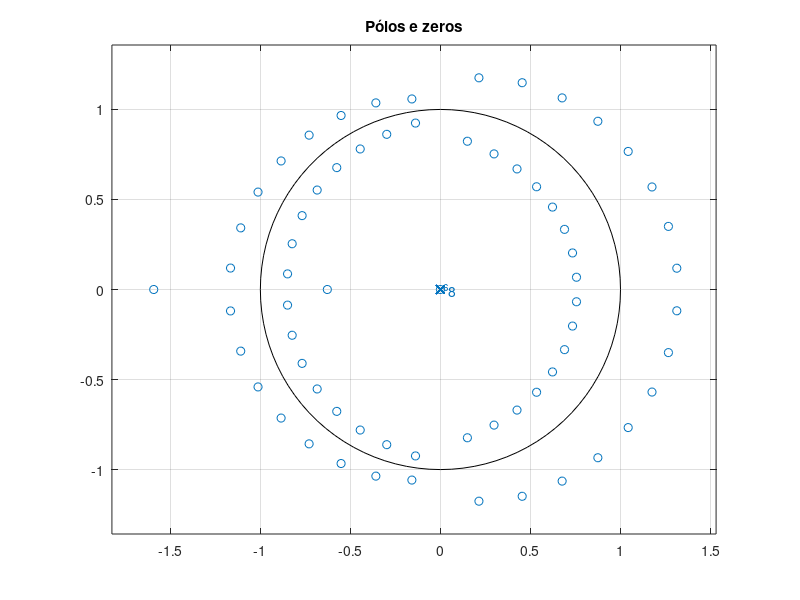
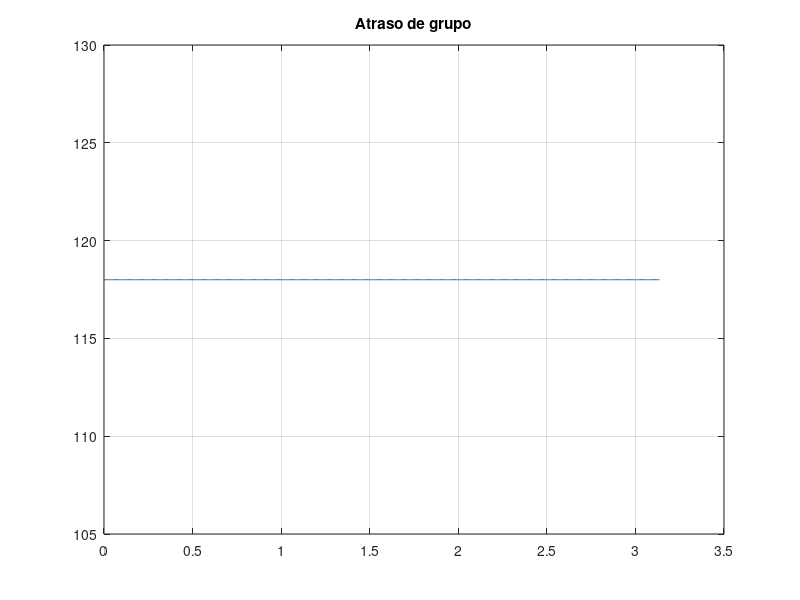
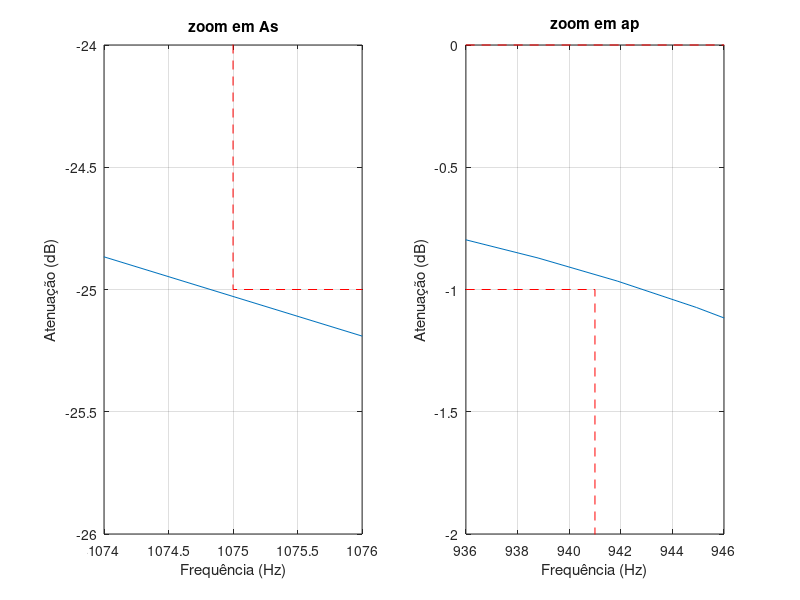
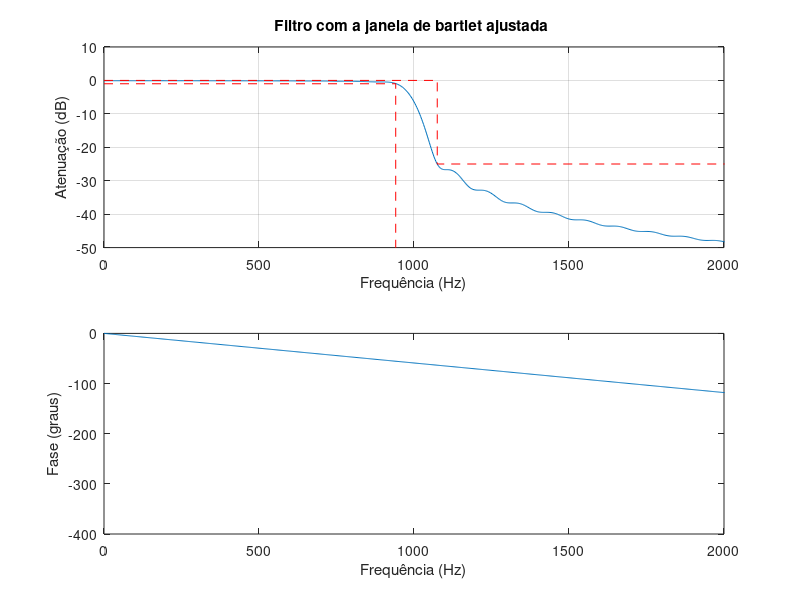

Source code (MATLAB) for these figures, in order:
clear all;
close all;
clc;

%% f1 = 941 Hz; f2 = 1075 Hz,As = 25 dB  // Bartlett     As = 27.48
%PASSO 1 - Escolher o tipo de janela de acordo com a atenuação do lóbulo lateral Asl e As.
%PASSO 2 - Estimar a ordem N1 do filtro considerando os parâmetros Dw
%PASSO 3 - Calcule os coeficientes clp do filtro LP , calcule os valores da janela w e obtenha a resposta ao impulso do filtro h = clp * w.
%PASSO 4 - Verifique o valor real de Dwr = wAs-wAp, e faça a correção da ordem do filtro em função do desvio constatado. N2 = N*Dwr/Dw.
%PASSO 5 - Corrija o valor de projeto dos coeficientes Clp do filtro ideal, a janela e a resposta ao impulso. Repita o PASSO 3 até 5, até obter um filtro que atenda as especificações de Dw.
%PASSO 6 - Desloque a frequência de corte wc de modo a obter o valor correto de wp. wc2 = wp + (wp-wAp).

% ESPECIFICAÇÕES
fp = 941;
fs = 1075;
fa = 4000;

wp = fp/(fa/2);
ws = fs/(fa/2);
wc = ((wp+ws)/2)*pi;

Gp = 0;
Ap = 1;
As = 25;
Amax = 10;
Amin = -As-30;

%%
%PASSO 1 - Escolher o tipo de janela de acordo com a atenuação do lóbulo lateral Asl e As.
%foi escolhida a janela de Bartlett, com As = 27,48

%%
%PASSO 2 - Estimar a ordem N1 do filtro considerando os parâmetros Dw

fcuts = [fp fs];
mags = [1 0];
devs = [0.05 0.01];

[N,Wn,beta,ftype] = kaiserord(fcuts,mags,devs,fa);

%ordem N = 67
%%
%PASSO 3 - Calcule os coeficientes clp do filtro LP , calcule os valores da janela w e obtenha a resposta ao impulso do filtro h = clp * w.

if (mod(N,2)==1) %ímpar
    L = N+2;
    M = (N+1)/2;
else %par
    L = N+1;
    M = N/2;
end

n = -M:M;

%calculo janela
w = bartlett(L);

%coeficiente clp
Clp = sin(wc.*n)./(pi.*n);%LP
Clp (M+1) = wc./pi;

Ajuste = 1;
%Ajuste = (10^(-4.3/20));
H0 = (10^(-Gp/20)*Ajuste);
w = w';

%resposta ao impulso
b = Clp.*w.*H0;

%%
%plots ate o momento
% 
% [h,W]=freqz(b',1,2048);
% figure(1);
% plot((W/pi),20*log10(abs(h)),'DisplayName','Filtro Passa-baixa com a janela' );
% hold on;
% plot([0 wp wp], [-Ap -Ap Amin], ':r');
% plot([0 ws ws pi], -[0 0 As As], ':r');
% xlim([0 1]);ylim([Amin Amax]);
% hold off;

% figure(2);stem(Clp);title('Resposta de filtro digital');
figure(3);zplane(b,1);title('Pólos e zeros'); %1 pois não tem denominador no Z
% figure(4);freqz(Clp,1,8000); title('Resposta do filtro');
% % %Ajustando o ganho
[h,w]=freqz(Clp,1,8000);
% figure(5);
% %H0 = 10^(-Ap/2/20);
% plot(w/pi,20*log10(abs(h)));hold on;
% plot(w/pi,20*log10(abs(h*H0)));
% plot([0 wp wp], [-Ap -Ap Amin], ':r');
% plot([0 ws ws pi], -[0 0 As As], ':r'); title('Resposta do filtro');
% xlim([0 1]);ylim([Amin Amax]);hold off;

%%
% figure(6)
% freqz(b,1,2048); title('Resposta do filtro com a janela');

%%
%PASSO 4 - Verifique o valor real de Dwr = wAs-wAp, e faça a correção da ordem do filtro em função do desvio constatado. N2 = N*Dwr/Dw.

Dwr = (0.5485-0.4736);Dw=(ws-wp)/pi;
N2 = ceil(N*(Dwr/Dw));
M2 = N2/2;
k = [1:N2+1];
wc2 = (ws+wp)/2 - 0.00498;
n2 = k-M2-1;

Clp2 = sin(wc2*n2)./(pi*n2);%LP
Clp2(M2+1) = wc2/pi;

w2 = bartlett(N2+1)';
b2 = Clp2.*w2*H0;

[h2,W2]=freqz(b2,1,2048);

figure(7)
subplot(211);
plot(W2*fa/2,20*log10(abs(h2*H0)));
hold on;grid on;
plot([0 fp fp], [-Ap -Ap Amin], '--r');
plot([0 fs fs fa], -[0 0 As As], '--r');
ylabel('Atenuação (dB)');
xlabel('Frequência (Hz)');
hold off;title('Filtro com a janela de bartlet ajustada ');
xlim([0 fa/2]);ylim([-50 10]);
subplot(212);
plot(W2*fa/2, unwrap(angle(h2)));
xlim([0 fa/2]);
ylabel('Fase (graus)');
xlabel('Frequência (Hz)');

%%
%%%atraso de grupo  = 118
figure(5)
grpdelay(b2)
title('Atraso de grupo');

%%
%%%aplicando zoom para verificar se esta correto
figure(6);
subplot(121);
plot(W2*fa/2,20*log10(abs(h2*H0)));
hold on;grid on;
plot([0 fp fp], [-Ap -Ap Amin], '--r');
plot([0 fs fs fa], -[0 0 As As], '--r');
ylabel('Atenuação (dB)');
xlabel('Frequência (Hz)');
hold off;title('zoom em As');
xlim([fs-1 fs+1]);ylim([-26 -24]);

subplot(122);
plot(W2*fa/2,20*log10(abs(h2*H0)));
hold on;grid on;
plot([0 fp fp], [-Ap -Ap Amin], '--r');
plot([0 fs fs fa], -[0 0 As As], '--r');
hold off;title('zoom em ap');
xlim([fp-5 fp+5]);ylim([-2 0]);
ylabel('Atenuação (dB)');
xlabel('Frequência (Hz)');
